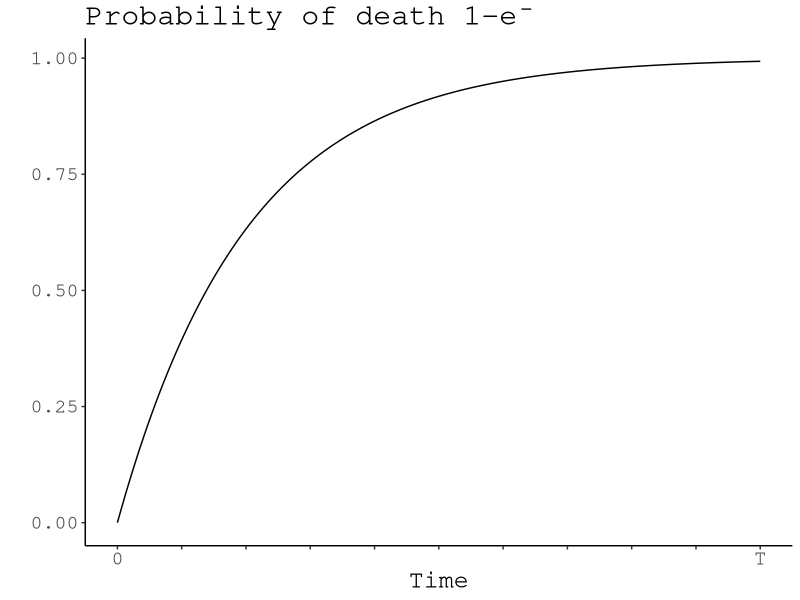

This figure's R source:
library(tidyverse)
x <- seq(from=0,to=10,by=0.01)
y <- 1-exp(-0.5*x)
data.frame(x=x,y=y) %>% 
    ggplot(aes(x,y)) +
    geom_line() +
    labs(x="Time",y="",title="Probability of death 1-e⁻") +
    scale_x_continuous(breaks = 0:10, labels = c(0,rep("",9),"T"))+
    theme_classic()+
    theme(text=element_text(size=18,family="mono"))
